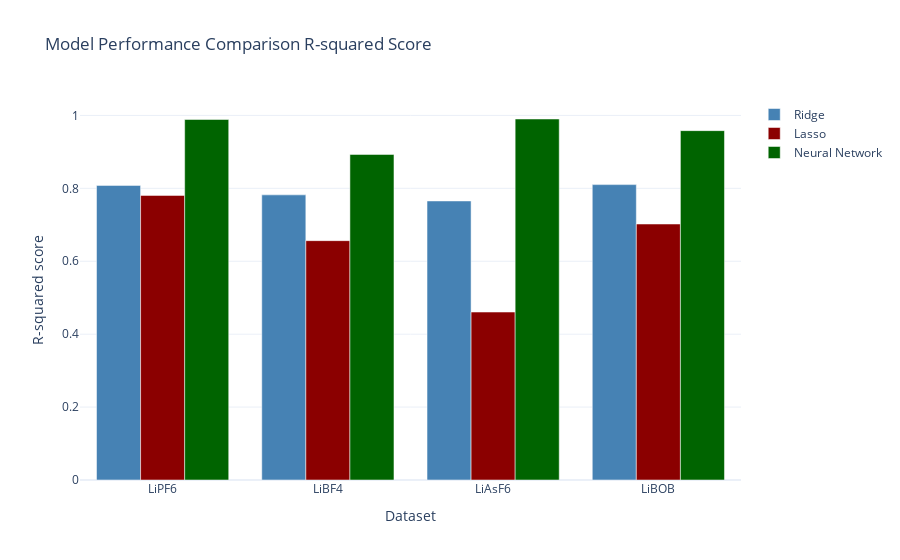

The notebook cell this image was saved under:
### Markdown cell above
## Plot hardcoded data for barchart figure

### Code cell
import plotly.graph_objects as go

# Data (hardcoded results from across the models)
datasets = ["LiPF6", "LiBF4", "LiAsF6", "LiBOB"]
ridge_r2 = [0.8082, 0.7822, 0.7655, 0.8103]
lasso_r2 = [0.7807, 0.6566, 0.4607, 0.7022]
nn_r2 = [0.9890, 0.8931, 0.9903, 0.9584]

# Create bar chart
fig = go.Figure()

fig.add_trace(go.Bar(
    x=datasets,
    y=ridge_r2,
    name="Ridge",
    marker_color='steelblue'
))

fig.add_trace(go.Bar(
    x=datasets,
    y=lasso_r2,
    name="Lasso",
    marker_color='darkred'
))

fig.add_trace(go.Bar(
    x=datasets,
    y=nn_r2,
    name="Neural Network",
    marker_color='darkgreen'
))

fig.update_layout(
    title="Model Performance Comparison R-squared Score",
    xaxis_title="Dataset",
    yaxis_title="R-squared score",
    barmode="group",
    template="plotly_white"
)

fig.show()

### Figure 1 — Plotly figure (JSON) as saved in the notebook; plotly's stock layout.template omitted (floating-point values rounded to 4 significant figures)
{"data": [{"marker": {"color": "steelblue"}, "name": "Ridge", "type": "bar", "x": ["LiPF6", "LiBF4", "LiAsF6", "LiBOB"], "y": [0.8082, 0.7822, 0.7655, 0.8103]}, {"marker": {"color": "darkred"}, "name": "Lasso", "type": "bar", "x": ["LiPF6", "LiBF4", "LiAsF6", "LiBOB"], "y": [0.7807, 0.6566, 0.4607, 0.7022]}, {"marker": {"color": "darkgreen"}, "name": "Neural Network", "type": "bar", "x": ["LiPF6", "LiBF4", "LiAsF6", "LiBOB"], "y": [0.989, 0.8931, 0.9903, 0.9584]}], "layout": {"barmode": "group", "title": {"text": "Model Performance Comparison R-squared Score"}, "xaxis": {"title": {"text": "Dataset"}}, "yaxis": {"title": {"text": "R-squared score"}}}}
